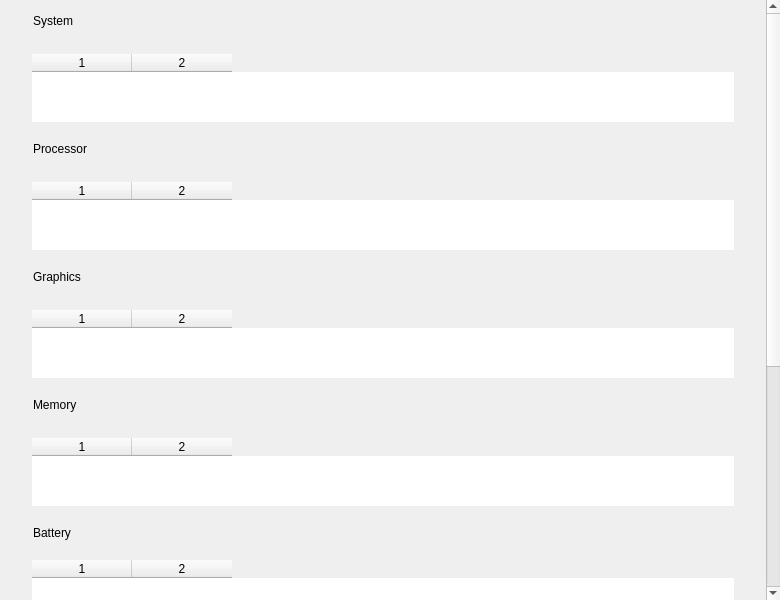
<?xml version="1.0" encoding="UTF-8"?>
<ui version="4.0">
 <class>HardwareInfoPage</class>
 <widget class="QWidget" name="HardwareInfoPage">
  <property name="geometry">
   <rect>
    <x>0</x>
    <y>0</y>
    <width>780</width>
    <height>600</height>
   </rect>
  </property>
  <property name="windowTitle">
   <string>Hardware Info</string>
  </property>
  <layout class="QVBoxLayout" name="mainLayout">
   <property name="leftMargin"><number>0</number></property>
   <property name="topMargin"><number>0</number></property>
   <property name="rightMargin"><number>0</number></property>
   <property name="bottomMargin"><number>0</number></property>
   <item>
    <widget class="QScrollArea" name="scrollArea">
     <property name="widgetResizable">
      <bool>true</bool>
     </property>
     <property name="frameShape">
      <enum>QFrame::NoFrame</enum>
     </property>
     <widget class="QWidget" name="scrollContent">
      <layout class="QVBoxLayout" name="scrollLayout">
       <property name="spacing"><number>12</number></property>
       <property name="leftMargin"><number>20</number></property>
       <property name="topMargin"><number>12</number></property>
       <property name="rightMargin"><number>20</number></property>
       <property name="bottomMargin"><number>16</number></property>

       <!-- System section: DS §3 header (NEX F2) + DS §2 elevated card (NEX F1) -->
       <item>
        <widget class="QWidget" name="sectionHeaderRowSystem" native="true">
         <layout class="QHBoxLayout" name="sectionHeaderRowSystemLayout">
          <property name="leftMargin"><number>2</number></property>
          <property name="topMargin"><number>0</number></property>
          <property name="rightMargin"><number>2</number></property>
          <property name="bottomMargin"><number>0</number></property>
          <property name="spacing"><number>8</number></property>
          <item>
           <widget class="QFrame" name="sectionHeaderAccentSystem">
            <property name="sizePolicy">
             <sizepolicy hsizetype="Fixed" vsizetype="Expanding">
              <horstretch>0</horstretch>
              <verstretch>0</verstretch>
             </sizepolicy>
            </property>
            <property name="minimumSize"><size><width>3</width><height>18</height></size></property>
            <property name="maximumSize"><size><width>3</width><height>16777215</height></size></property>
            <property name="frameShape"><enum>QFrame::NoFrame</enum></property>
           </widget>
          </item>
          <item>
           <widget class="QLabel" name="sectionHeaderTitleSystem">
            <property name="text"><string>System</string></property>
           </widget>
          </item>
          <item>
           <spacer name="sectionHeaderSpacerSystem">
            <property name="orientation"><enum>Qt::Horizontal</enum></property>
            <property name="sizeHint" stdset="0"><size><width>40</width><height>16</height></size></property>
           </spacer>
          </item>
         </layout>
        </widget>
       </item>
       <item>
        <widget class="QWidget" name="grpSystem" native="true">
         <property name="cardRole" stdset="0"><string notr="true">elevated</string></property>
         <layout class="QVBoxLayout" name="grpSystemLayout">
          <property name="leftMargin"><number>12</number></property>
          <property name="topMargin"><number>12</number></property>
          <property name="rightMargin"><number>12</number></property>
          <property name="bottomMargin"><number>6</number></property>
          <item>
           <widget class="QTableWidget" name="tblSystem">
            <property name="columnCount"><number>2</number></property>
            <property name="showGrid"><bool>false</bool></property>
            <property name="frameShape"><enum>QFrame::NoFrame</enum></property>
            <property name="selectionMode"><enum>QAbstractItemView::NoSelection</enum></property>
            <property name="editTriggers"><set>QAbstractItemView::NoEditTriggers</set></property>
            <property name="focusPolicy"><enum>Qt::NoFocus</enum></property>
            <property name="verticalScrollBarPolicy"><enum>Qt::ScrollBarAlwaysOff</enum></property>
            <property name="horizontalScrollBarPolicy"><enum>Qt::ScrollBarAlwaysOff</enum></property>
           </widget>
          </item>
         </layout>
        </widget>
       </item>

       <!-- Processor section -->
       <item>
        <widget class="QWidget" name="sectionHeaderRowProcessor" native="true">
         <layout class="QHBoxLayout" name="sectionHeaderRowProcessorLayout">
          <property name="leftMargin"><number>2</number></property>
          <property name="topMargin"><number>0</number></property>
          <property name="rightMargin"><number>2</number></property>
          <property name="bottomMargin"><number>0</number></property>
          <property name="spacing"><number>8</number></property>
          <item>
           <widget class="QFrame" name="sectionHeaderAccentProcessor">
            <property name="sizePolicy">
             <sizepolicy hsizetype="Fixed" vsizetype="Expanding">
              <horstretch>0</horstretch>
              <verstretch>0</verstretch>
             </sizepolicy>
            </property>
            <property name="minimumSize"><size><width>3</width><height>18</height></size></property>
            <property name="maximumSize"><size><width>3</width><height>16777215</height></size></property>
            <property name="frameShape"><enum>QFrame::NoFrame</enum></property>
           </widget>
          </item>
          <item>
           <widget class="QLabel" name="sectionHeaderTitleProcessor">
            <property name="text"><string>Processor</string></property>
           </widget>
          </item>
          <item>
           <spacer name="sectionHeaderSpacerProcessor">
            <property name="orientation"><enum>Qt::Horizontal</enum></property>
            <property name="sizeHint" stdset="0"><size><width>40</width><height>16</height></size></property>
           </spacer>
          </item>
         </layout>
        </widget>
       </item>
       <item>
        <widget class="QWidget" name="grpProcessor" native="true">
         <property name="cardRole" stdset="0"><string notr="true">elevated</string></property>
         <layout class="QVBoxLayout" name="grpProcessorLayout">
          <property name="leftMargin"><number>12</number></property>
          <property name="topMargin"><number>12</number></property>
          <property name="rightMargin"><number>12</number></property>
          <property name="bottomMargin"><number>6</number></property>
          <item>
           <widget class="QTableWidget" name="tblProcessor">
            <property name="columnCount"><number>2</number></property>
            <property name="showGrid"><bool>false</bool></property>
            <property name="frameShape"><enum>QFrame::NoFrame</enum></property>
            <property name="selectionMode"><enum>QAbstractItemView::NoSelection</enum></property>
            <property name="editTriggers"><set>QAbstractItemView::NoEditTriggers</set></property>
            <property name="focusPolicy"><enum>Qt::NoFocus</enum></property>
            <property name="verticalScrollBarPolicy"><enum>Qt::ScrollBarAlwaysOff</enum></property>
            <property name="horizontalScrollBarPolicy"><enum>Qt::ScrollBarAlwaysOff</enum></property>
           </widget>
          </item>
         </layout>
        </widget>
       </item>

       <!-- Graphics section -->
       <item>
        <widget class="QWidget" name="sectionHeaderRowGraphics" native="true">
         <layout class="QHBoxLayout" name="sectionHeaderRowGraphicsLayout">
          <property name="leftMargin"><number>2</number></property>
          <property name="topMargin"><number>0</number></property>
          <property name="rightMargin"><number>2</number></property>
          <property name="bottomMargin"><number>0</number></property>
          <property name="spacing"><number>8</number></property>
          <item>
           <widget class="QFrame" name="sectionHeaderAccentGraphics">
            <property name="sizePolicy">
             <sizepolicy hsizetype="Fixed" vsizetype="Expanding">
              <horstretch>0</horstretch>
              <verstretch>0</verstretch>
             </sizepolicy>
            </property>
            <property name="minimumSize"><size><width>3</width><height>18</height></size></property>
            <property name="maximumSize"><size><width>3</width><height>16777215</height></size></property>
            <property name="frameShape"><enum>QFrame::NoFrame</enum></property>
           </widget>
          </item>
          <item>
           <widget class="QLabel" name="sectionHeaderTitleGraphics">
            <property name="text"><string>Graphics</string></property>
           </widget>
          </item>
          <item>
           <spacer name="sectionHeaderSpacerGraphics">
            <property name="orientation"><enum>Qt::Horizontal</enum></property>
            <property name="sizeHint" stdset="0"><size><width>40</width><height>16</height></size></property>
           </spacer>
          </item>
         </layout>
        </widget>
       </item>
       <item>
        <widget class="QWidget" name="grpGraphics" native="true">
         <property name="cardRole" stdset="0"><string notr="true">elevated</string></property>
         <layout class="QVBoxLayout" name="grpGraphicsLayout">
          <property name="leftMargin"><number>12</number></property>
          <property name="topMargin"><number>12</number></property>
          <property name="rightMargin"><number>12</number></property>
          <property name="bottomMargin"><number>6</number></property>
          <item>
           <widget class="QTableWidget" name="tblGraphics">
            <property name="columnCount"><number>2</number></property>
            <property name="showGrid"><bool>false</bool></property>
            <property name="frameShape"><enum>QFrame::NoFrame</enum></property>
            <property name="selectionMode"><enum>QAbstractItemView::NoSelection</enum></property>
            <property name="editTriggers"><set>QAbstractItemView::NoEditTriggers</set></property>
            <property name="focusPolicy"><enum>Qt::NoFocus</enum></property>
            <property name="verticalScrollBarPolicy"><enum>Qt::ScrollBarAlwaysOff</enum></property>
            <property name="horizontalScrollBarPolicy"><enum>Qt::ScrollBarAlwaysOff</enum></property>
           </widget>
          </item>
         </layout>
        </widget>
       </item>

       <!-- Memory section -->
       <item>
        <widget class="QWidget" name="sectionHeaderRowMemory" native="true">
         <layout class="QHBoxLayout" name="sectionHeaderRowMemoryLayout">
          <property name="leftMargin"><number>2</number></property>
          <property name="topMargin"><number>0</number></property>
          <property name="rightMargin"><number>2</number></property>
          <property name="bottomMargin"><number>0</number></property>
          <property name="spacing"><number>8</number></property>
          <item>
           <widget class="QFrame" name="sectionHeaderAccentMemory">
            <property name="sizePolicy">
             <sizepolicy hsizetype="Fixed" vsizetype="Expanding">
              <horstretch>0</horstretch>
              <verstretch>0</verstretch>
             </sizepolicy>
            </property>
            <property name="minimumSize"><size><width>3</width><height>18</height></size></property>
            <property name="maximumSize"><size><width>3</width><height>16777215</height></size></property>
            <property name="frameShape"><enum>QFrame::NoFrame</enum></property>
           </widget>
          </item>
          <item>
           <widget class="QLabel" name="sectionHeaderTitleMemory">
            <property name="text"><string>Memory</string></property>
           </widget>
          </item>
          <item>
           <spacer name="sectionHeaderSpacerMemory">
            <property name="orientation"><enum>Qt::Horizontal</enum></property>
            <property name="sizeHint" stdset="0"><size><width>40</width><height>16</height></size></property>
           </spacer>
          </item>
         </layout>
        </widget>
       </item>
       <item>
        <widget class="QWidget" name="grpMemory" native="true">
         <property name="cardRole" stdset="0"><string notr="true">elevated</string></property>
         <layout class="QVBoxLayout" name="grpMemoryLayout">
          <property name="leftMargin"><number>12</number></property>
          <property name="topMargin"><number>12</number></property>
          <property name="rightMargin"><number>12</number></property>
          <property name="bottomMargin"><number>6</number></property>
          <item>
           <widget class="QTableWidget" name="tblMemory">
            <property name="columnCount"><number>2</number></property>
            <property name="showGrid"><bool>false</bool></property>
            <property name="frameShape"><enum>QFrame::NoFrame</enum></property>
            <property name="selectionMode"><enum>QAbstractItemView::NoSelection</enum></property>
            <property name="editTriggers"><set>QAbstractItemView::NoEditTriggers</set></property>
            <property name="focusPolicy"><enum>Qt::NoFocus</enum></property>
            <property name="verticalScrollBarPolicy"><enum>Qt::ScrollBarAlwaysOff</enum></property>
            <property name="horizontalScrollBarPolicy"><enum>Qt::ScrollBarAlwaysOff</enum></property>
           </widget>
          </item>
         </layout>
        </widget>
       </item>

       <!-- Battery section: title-only header, no card — capture cuts off
            before any Battery rows (SSO-13735 acceptance criteria); tblBattery
            keeps rendering real battery data when present, just without the
            DS §2 card chrome. -->
       <item>
        <widget class="QWidget" name="sectionHeaderRowBattery" native="true">
         <layout class="QHBoxLayout" name="sectionHeaderRowBatteryLayout">
          <property name="leftMargin"><number>2</number></property>
          <property name="topMargin"><number>0</number></property>
          <property name="rightMargin"><number>2</number></property>
          <property name="bottomMargin"><number>0</number></property>
          <property name="spacing"><number>8</number></property>
          <item>
           <widget class="QFrame" name="sectionHeaderAccentBattery">
            <property name="sizePolicy">
             <sizepolicy hsizetype="Fixed" vsizetype="Expanding">
              <horstretch>0</horstretch>
              <verstretch>0</verstretch>
             </sizepolicy>
            </property>
            <property name="minimumSize"><size><width>3</width><height>18</height></size></property>
            <property name="maximumSize"><size><width>3</width><height>16777215</height></size></property>
            <property name="frameShape"><enum>QFrame::NoFrame</enum></property>
           </widget>
          </item>
          <item>
           <widget class="QLabel" name="sectionHeaderTitleBattery">
            <property name="text"><string>Battery</string></property>
           </widget>
          </item>
          <item>
           <spacer name="sectionHeaderSpacerBattery">
            <property name="orientation"><enum>Qt::Horizontal</enum></property>
            <property name="sizeHint" stdset="0"><size><width>40</width><height>16</height></size></property>
           </spacer>
          </item>
         </layout>
        </widget>
       </item>
       <item>
        <widget class="QWidget" name="grpBattery" native="true">
         <property name="cardRole" stdset="0"><string notr="true">elevated</string></property>
         <layout class="QVBoxLayout" name="grpBatteryLayout">
          <property name="leftMargin"><number>12</number></property>
          <property name="topMargin"><number>6</number></property>
          <property name="rightMargin"><number>12</number></property>
          <property name="bottomMargin"><number>6</number></property>
          <item>
           <widget class="QTableWidget" name="tblBattery">
            <property name="columnCount"><number>2</number></property>
            <property name="showGrid"><bool>false</bool></property>
            <property name="frameShape"><enum>QFrame::NoFrame</enum></property>
            <property name="selectionMode"><enum>QAbstractItemView::NoSelection</enum></property>
            <property name="editTriggers"><set>QAbstractItemView::NoEditTriggers</set></property>
            <property name="focusPolicy"><enum>Qt::NoFocus</enum></property>
            <property name="verticalScrollBarPolicy"><enum>Qt::ScrollBarAlwaysOff</enum></property>
            <property name="horizontalScrollBarPolicy"><enum>Qt::ScrollBarAlwaysOff</enum></property>
           </widget>
          </item>
         </layout>
        </widget>
       </item>

       <!-- Fans & Sensors section (SSO-15377): DS §3 header + DS §2 elevated
            card, same recipe as System/Processor/Graphics/Memory/Battery
            (a seventh named override — see the style.qss rationale comment
            above #HardwareInfoPage #sectionHeaderAccentSystem). Lists fan
            RPMs (existing FanInfo/hwmon fan*_input) plus every hwmon temp
            sensor (ThermalInfo/hwmon temp*_input, including DIMM/NVMe once
            labeled) in one table; rows for sensors the platform doesn't
            expose are simply never added, never shown as zero/error. -->
       <item>
        <widget class="QWidget" name="sectionHeaderRowFans" native="true">
         <layout class="QHBoxLayout" name="sectionHeaderRowFansLayout">
          <property name="leftMargin"><number>2</number></property>
          <property name="topMargin"><number>0</number></property>
          <property name="rightMargin"><number>2</number></property>
          <property name="bottomMargin"><number>0</number></property>
          <property name="spacing"><number>8</number></property>
          <item>
           <widget class="QFrame" name="sectionHeaderAccentFans">
            <property name="sizePolicy">
             <sizepolicy hsizetype="Fixed" vsizetype="Expanding">
              <horstretch>0</horstretch>
              <verstretch>0</verstretch>
             </sizepolicy>
            </property>
            <property name="minimumSize"><size><width>3</width><height>18</height></size></property>
            <property name="maximumSize"><size><width>3</width><height>16777215</height></size></property>
            <property name="frameShape"><enum>QFrame::NoFrame</enum></property>
           </widget>
          </item>
          <item>
           <widget class="QLabel" name="sectionHeaderTitleFans">
            <property name="text"><string>Fans &amp; Sensors</string></property>
           </widget>
          </item>
          <item>
           <spacer name="sectionHeaderSpacerFans">
            <property name="orientation"><enum>Qt::Horizontal</enum></property>
            <property name="sizeHint" stdset="0"><size><width>40</width><height>16</height></size></property>
           </spacer>
          </item>
         </layout>
        </widget>
       </item>
       <item>
        <widget class="QWidget" name="grpFans" native="true">
         <property name="cardRole" stdset="0"><string notr="true">elevated</string></property>
         <layout class="QVBoxLayout" name="grpFansLayout">
          <property name="leftMargin"><number>12</number></property>
          <property name="topMargin"><number>12</number></property>
          <property name="rightMargin"><number>12</number></property>
          <property name="bottomMargin"><number>6</number></property>
          <item>
           <widget class="QTableWidget" name="tblFans">
            <property name="columnCount"><number>2</number></property>
            <property name="showGrid"><bool>false</bool></property>
            <property name="frameShape"><enum>QFrame::NoFrame</enum></property>
            <property name="selectionMode"><enum>QAbstractItemView::NoSelection</enum></property>
            <property name="editTriggers"><set>QAbstractItemView::NoEditTriggers</set></property>
            <property name="focusPolicy"><enum>Qt::NoFocus</enum></property>
            <property name="verticalScrollBarPolicy"><enum>Qt::ScrollBarAlwaysOff</enum></property>
            <property name="horizontalScrollBarPolicy"><enum>Qt::ScrollBarAlwaysOff</enum></property>
           </widget>
          </item>
         </layout>
        </widget>
       </item>

       <!-- Storage section: DS §3 header (NEX F2) + DS §2 elevated card
            (SSO-14757). "Storage" is the only header/accent pair on this page
            using the bare shared objectNames (sectionHeaderRow/Accent/Title)
            instead of a per-section suffix, so it picks up the existing
            #sectionHeaderAccent[accentToken="disk"] / @diskColor rule in
            style.qss that was present but unused until now — no new color
            decision, see style.qss for the System/Processor/etc. rationale
            on why those five use suffixed names instead. -->
       <item>
        <widget class="QWidget" name="sectionHeaderRow" native="true">
         <layout class="QHBoxLayout" name="sectionHeaderRowLayout">
          <property name="leftMargin"><number>2</number></property>
          <property name="topMargin"><number>0</number></property>
          <property name="rightMargin"><number>2</number></property>
          <property name="bottomMargin"><number>0</number></property>
          <property name="spacing"><number>8</number></property>
          <item>
           <widget class="QFrame" name="sectionHeaderAccent">
            <property name="sizePolicy">
             <sizepolicy hsizetype="Fixed" vsizetype="Expanding">
              <horstretch>0</horstretch>
              <verstretch>0</verstretch>
             </sizepolicy>
            </property>
            <property name="minimumSize"><size><width>3</width><height>18</height></size></property>
            <property name="maximumSize"><size><width>3</width><height>16777215</height></size></property>
            <property name="frameShape"><enum>QFrame::NoFrame</enum></property>
            <property name="accentToken" stdset="0"><string notr="true">disk</string></property>
           </widget>
          </item>
          <item>
           <widget class="QLabel" name="sectionHeaderTitle">
            <property name="text"><string>Storage</string></property>
           </widget>
          </item>
          <item>
           <spacer name="sectionHeaderSpacer">
            <property name="orientation"><enum>Qt::Horizontal</enum></property>
            <property name="sizeHint" stdset="0"><size><width>40</width><height>16</height></size></property>
           </spacer>
          </item>
         </layout>
        </widget>
       </item>
       <item>
        <widget class="QWidget" name="grpStorage" native="true">
         <property name="cardRole" stdset="0"><string notr="true">elevated</string></property>
         <layout class="QVBoxLayout" name="grpStorageLayout">
          <property name="leftMargin"><number>12</number></property>
          <property name="topMargin"><number>12</number></property>
          <property name="rightMargin"><number>12</number></property>
          <property name="bottomMargin"><number>6</number></property>
          <item>
           <widget class="QTableWidget" name="tblStorage">
            <property name="columnCount"><number>2</number></property>
            <property name="showGrid"><bool>false</bool></property>
            <property name="frameShape"><enum>QFrame::NoFrame</enum></property>
            <property name="selectionMode"><enum>QAbstractItemView::NoSelection</enum></property>
            <property name="editTriggers"><set>QAbstractItemView::NoEditTriggers</set></property>
            <property name="focusPolicy"><enum>Qt::NoFocus</enum></property>
            <property name="verticalScrollBarPolicy"><enum>Qt::ScrollBarAlwaysOff</enum></property>
            <property name="horizontalScrollBarPolicy"><enum>Qt::ScrollBarAlwaysOff</enum></property>
           </widget>
          </item>
         </layout>
        </widget>
       </item>

       <!-- Export buttons -->
       <item alignment="Qt::AlignLeft">
        <widget class="QPushButton" name="btnExportReport">
         <property name="cursor">
          <cursorShape>PointingHandCursor</cursorShape>
         </property>
         <property name="focusPolicy">
          <enum>Qt::NoFocus</enum>
         </property>
         <property name="variant" stdset="0">
          <string notr="true">primary</string>
         </property>
         <property name="text">
          <string>Export System Report...</string>
         </property>
        </widget>
       </item>

       <item alignment="Qt::AlignLeft">
        <widget class="QPushButton" name="btnExportHtmlReport">
         <property name="cursor">
          <cursorShape>PointingHandCursor</cursorShape>
         </property>
         <property name="focusPolicy">
          <enum>Qt::NoFocus</enum>
         </property>
         <property name="text">
          <string>Export as HTML...</string>
         </property>
        </widget>
       </item>

       <!-- Bottom spacer -->
       <item>
        <spacer name="verticalSpacer">
         <property name="orientation"><enum>Qt::Vertical</enum></property>
         <property name="sizeHint" stdset="0">
          <size><width>20</width><height>0</height></size>
         </property>
        </spacer>
       </item>

      </layout>
     </widget>
    </widget>
   </item>
  </layout>
 </widget>
 <resources/>
 <connections/>
</ui>
